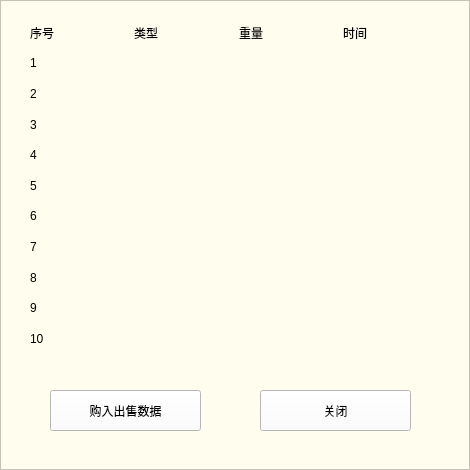
   <widget class="QFrame" name="Data">
    <property name="geometry">
     <rect>
      <x>40</x>
      <y>120</y>
      <width>470</width>
      <height>470</height>
     </rect>
    </property>
    <property name="minimumSize">
     <size>
      <width>470</width>
      <height>470</height>
     </size>
    </property>
    <property name="maximumSize">
     <size>
      <width>470</width>
      <height>470</height>
     </size>
    </property>
    <property name="styleSheet">
     <string notr="true">background-color: rgb(255, 253, 237);</string>
    </property>
    <property name="frameShape">
     <enum>QFrame::StyledPanel</enum>
    </property>
    <property name="frameShadow">
     <enum>QFrame::Raised</enum>
    </property>
    <widget class="QPushButton" name="btncondata">
     <property name="geometry">
      <rect>
       <x>50</x>
       <y>390</y>
       <width>151</width>
       <height>41</height>
      </rect>
     </property>
     <property name="styleSheet">
      <string notr="true">background-color: rgb(255, 255, 255);</string>
     </property>
     <property name="text">
      <string>购入出售数据</string>
     </property>
    </widget>
    <widget class="QPushButton" name="btnclose0">
     <property name="geometry">
      <rect>
       <x>260</x>
       <y>390</y>
       <width>151</width>
       <height>41</height>
      </rect>
     </property>
     <property name="styleSheet">
      <string notr="true">background-color: rgb(255, 255, 255);</string>
     </property>
     <property name="text">
      <string>关闭</string>
     </property>
    </widget>
    <widget class="QWidget" name="gridLayoutWidget">
     <property name="geometry">
      <rect>
       <x>30</x>
       <y>20</y>
       <width>411</width>
       <height>331</height>
      </rect>
     </property>
     <layout class="QGridLayout" name="gridLayout_3">
      <item row="2" column="2">
       <widget class="QLabel" name="lb2w">
        <property name="text">
         <string/>
        </property>
       </widget>
      </item>
      <item row="2" column="3">
       <widget class="QLabel" name="lb2t">
        <property name="text">
         <string/>
        </property>
       </widget>
      </item>
      <item row="8" column="0">
       <widget class="QLabel" name="lb8">
        <property name="text">
         <string>8</string>
        </property>
       </widget>
      </item>
      <item row="5" column="1">
       <widget class="QLabel" name="lb5y">
        <property name="text">
         <string/>
        </property>
       </widget>
      </item>
      <item row="5" column="2">
       <widget class="QLabel" name="lb5w">
        <property name="text">
         <string/>
        </property>
       </widget>
      </item>
      <item row="6" column="3">
       <widget class="QLabel" name="lb6t">
        <property name="text">
         <string/>
        </property>
       </widget>
      </item>
      <item row="6" column="2">
       <widget class="QLabel" name="lb6w">
        <property name="text">
         <string/>
        </property>
       </widget>
      </item>
      <item row="7" column="2">
       <widget class="QLabel" name="lb7w">
        <property name="text">
         <string/>
        </property>
       </widget>
      </item>
      <item row="8" column="3">
       <widget class="QLabel" name="lb8t">
        <property name="text">
         <string/>
        </property>
       </widget>
      </item>
      <item row="9" column="3">
       <widget class="QLabel" name="lb9t">
        <property name="text">
         <string/>
        </property>
       </widget>
      </item>
      <item row="8" column="2">
       <widget class="QLabel" name="lb8w">
        <property name="text">
         <string/>
        </property>
       </widget>
      </item>
      <item row="9" column="2">
       <widget class="QLabel" name="lb9w">
        <property name="text">
         <string/>
        </property>
       </widget>
      </item>
      <item row="8" column="1">
       <widget class="QLabel" name="lb8y">
        <property name="text">
         <string/>
        </property>
       </widget>
      </item>
      <item row="7" column="1">
       <widget class="QLabel" name="lb7y">
        <property name="text">
         <string/>
        </property>
       </widget>
      </item>
      <item row="6" column="1">
       <widget class="QLabel" name="lb6y">
        <property name="text">
         <string/>
        </property>
       </widget>
      </item>
      <item row="7" column="3">
       <widget class="QLabel" name="lb7t">
        <property name="text">
         <string/>
        </property>
       </widget>
      </item>
      <item row="4" column="2">
       <widget class="QLabel" name="lb4w">
        <property name="text">
         <string/>
        </property>
       </widget>
      </item>
      <item row="4" column="1">
       <widget class="QLabel" name="lb4y">
        <property name="text">
         <string/>
        </property>
       </widget>
      </item>
      <item row="3" column="2">
       <widget class="QLabel" name="lb3w">
        <property name="text">
         <string/>
        </property>
       </widget>
      </item>
      <item row="4" column="3">
       <widget class="QLabel" name="lb4t">
        <property name="text">
         <string/>
        </property>
       </widget>
      </item>
      <item row="3" column="3">
       <widget class="QLabel" name="lb3t">
        <property name="text">
         <string/>
        </property>
       </widget>
      </item>
      <item row="3" column="1">
       <widget class="QLabel" name="lb3y">
        <property name="text">
         <string/>
        </property>
       </widget>
      </item>
      <item row="0" column="0">
       <widget class="QLabel" name="SN">
        <property name="text">
         <string>序号</string>
        </property>
       </widget>
      </item>
      <item row="9" column="1">
       <widget class="QLabel" name="lb9y">
        <property name="text">
         <string/>
        </property>
       </widget>
      </item>
      <item row="10" column="2">
       <widget class="QLabel" name="lb10w">
        <property name="text">
         <string/>
        </property>
       </widget>
      </item>
      <item row="1" column="1">
       <widget class="QLabel" name="lb1y">
        <property name="text">
         <string/>
        </property>
       </widget>
      </item>
      <item row="1" column="3">
       <widget class="QLabel" name="lb1t">
        <property name="text">
         <string/>
        </property>
       </widget>
      </item>
      <item row="2" column="1">
       <widget class="QLabel" name="lb2y">
        <property name="text">
         <string/>
        </property>
       </widget>
      </item>
      <item row="0" column="2">
       <widget class="QLabel" name="weight">
        <property name="text">
         <string>重量</string>
        </property>
       </widget>
      </item>
      <item row="10" column="1">
       <widget class="QLabel" name="lb10y">
        <property name="text">
         <string/>
        </property>
       </widget>
      </item>
      <item row="1" column="0">
       <widget class="QLabel" name="lb1">
        <property name="text">
         <string>1</string>
        </property>
       </widget>
      </item>
      <item row="0" column="1">
       <widget class="QLabel" name="type">
        <property name="text">
         <string>类型</string>
        </property>
       </widget>
      </item>
      <item row="10" column="3">
       <widget class="QLabel" name="lb10t">
        <property name="text">
         <string/>
        </property>
       </widget>
      </item>
      <item row="5" column="0">
       <widget class="QLabel" name="lb5">
        <property name="text">
         <string>5</string>
        </property>
       </widget>
      </item>
      <item row="0" column="3">
       <widget class="QLabel" name="time">
        <property name="text">
         <string>时间</string>
        </property>
       </widget>
      </item>
      <item row="2" column="0">
       <widget class="QLabel" name="lb2">
        <property name="text">
         <string>2</string>
        </property>
       </widget>
      </item>
      <item row="4" column="0">
       <widget class="QLabel" name="lb4">
        <property name="text">
         <string>4</string>
        </property>
       </widget>
      </item>
      <item row="3" column="0">
       <widget class="QLabel" name="lb3">
        <property name="text">
         <string>3</string>
        </property>
       </widget>
      </item>
      <item row="6" column="0">
       <widget class="QLabel" name="lb6">
        <property name="text">
         <string>6</string>
        </property>
       </widget>
      </item>
      <item row="10" column="0">
       <widget class="QLabel" name="lb10">
        <property name="text">
         <string>10</string>
        </property>
       </widget>
      </item>
      <item row="9" column="0">
       <widget class="QLabel" name="lb9">
        <property name="text">
         <string>9</string>
        </property>
       </widget>
      </item>
      <item row="7" column="0">
       <widget class="QLabel" name="lb7">
        <property name="text">
         <string>7</string>
        </property>
       </widget>
      </item>
      <item row="5" column="3">
       <widget class="QLabel" name="lb5t">
        <property name="text">
         <string/>
        </property>
       </widget>
      </item>
      <item row="1" column="2">
       <widget class="QLabel" name="lb1w">
        <property name="text">
         <string/>
        </property>
       </widget>
      </item>
     </layout>
     <zorder>lb2t</zorder>
     <zorder>SN</zorder>
     <zorder>type</zorder>
     <zorder>weight</zorder>
     <zorder>time</zorder>
     <zorder>lb1</zorder>
     <zorder>lb2</zorder>
     <zorder>lb3</zorder>
     <zorder>lb4</zorder>
     <zorder>lb5</zorder>
     <zorder>lb6</zorder>
     <zorder>lb7</zorder>
     <zorder>lb9</zorder>
     <zorder>lb10</zorder>
     <zorder>lb10t</zorder>
     <zorder>lb10w</zorder>
     <zorder>lb10y</zorder>
     <zorder>lb1t</zorder>
     <zorder>lb1y</zorder>
     <zorder>lb2y</zorder>
     <zorder>lb2w</zorder>
     <zorder>lb1w</zorder>
     <zorder>lb3t</zorder>
     <zorder>lb3y</zorder>
     <zorder>lb3w</zorder>
     <zorder>lb4w</zorder>
     <zorder>lb4t</zorder>
     <zorder>lb4y</zorder>
     <zorder>lb5t</zorder>
     <zorder>lb5w</zorder>
     <zorder>lb5y</zorder>
     <zorder>lb6t</zorder>
     <zorder>lb8</zorder>
     <zorder>lb6w</zorder>
     <zorder>lb6y</zorder>
     <zorder>lb7t</zorder>
     <zorder>lb7w</zorder>
     <zorder>lb7y</zorder>
     <zorder>lb8t</zorder>
     <zorder>lb8w</zorder>
     <zorder>lb8y</zorder>
     <zorder>lb9t</zorder>
     <zorder>lb9w</zorder>
     <zorder>lb9y</zorder>
    </widget>
   </widget>
